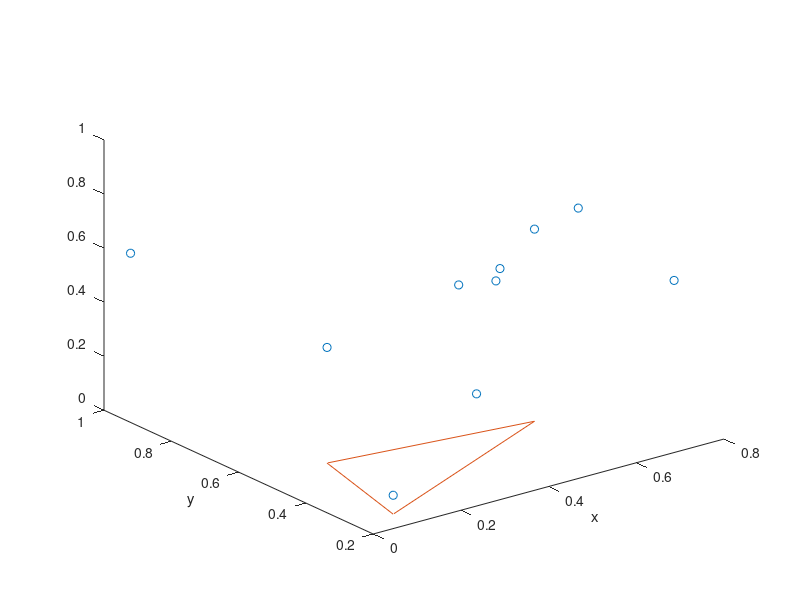

The MATLAB source for this figure:
%x = 0:pi/100:2*pi;
%y = sin(x);
%z = cos(x);

%hold on;

%plot(x, y, 'g.');
%figure(2)
%plot(x, z, 'r--');

%xlabel('x');
%ylabel('sin(x)');
%title('Plot of the Sine Function');

%subplot(2, 1, 1), plot(x, y, 'b*');
%subplot(2, 1, 2), plot(x, z, 'y+');

% Step 7
points = rand(10, 3);
plot3(points(:, 1), points(:, 2), points(:, 3), 'o');
xlabel('x');
ylabel('y');

hold on

line([points(1, 1), points(2, 1)], [points(1, 2), points(2, 2)]);
line([points(1, 1), points(6, 1)], [points(1, 2), points(6, 2)]);
line([points(6, 1), points(2, 1)], [points(6, 2), points(2, 2)]);